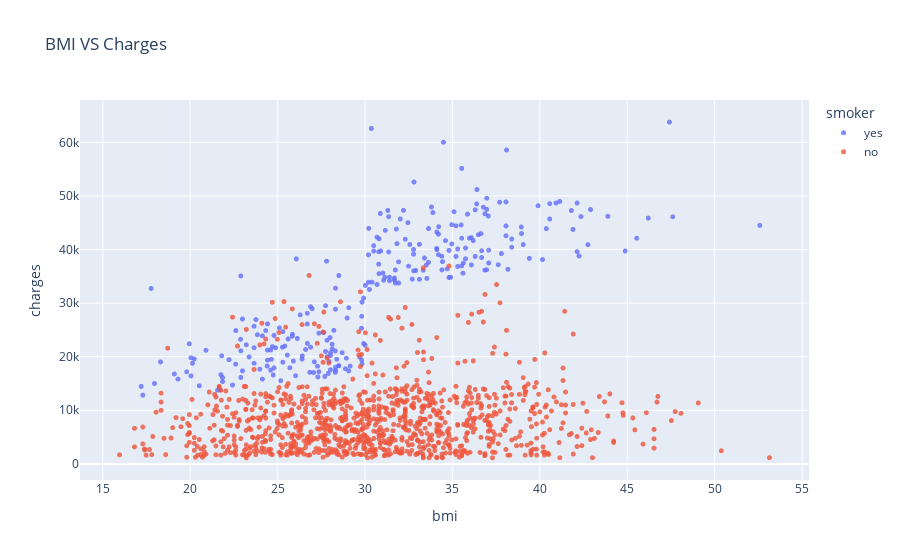

Source (notebook cell):
### Code cell
fig = px.scatter(medical_df,x='bmi',y='charges',color='smoker',opacity=0.8,hover_data=['sex'],title="BMI VS Charges")
fig.update_traces(marker_size = 5)
fig.show()

### Figure 1 — Plotly figure (JSON) as saved in the notebook; plotly's stock layout.template omitted (floating-point values rounded to 4 significant figures; data arrays with more than 128 entries replaced by an {"elided": "..."} marker saying what was removed)
{"data": [{"customdata": {"elided": "274x1 str values"}, "hovertemplate": "smoker=yes<br>bmi=%{x}<br>charges=%{y}<br>sex=%{customdata[0]}<extra></extra>", "legendgroup": "yes", "marker": {"color": "#636efa", "opacity": 0.8, "size": 5, "symbol": "circle"}, "mode": "markers", "name": "yes", "showlegend": true, "type": "scattergl", "x": {"elided": "274 float values"}, "xaxis": "x", "y": {"elided": "274 float values"}, "yaxis": "y"}, {"customdata": {"elided": "1064x1 str values"}, "hovertemplate": "smoker=no<br>bmi=%{x}<br>charges=%{y}<br>sex=%{customdata[0]}<extra></extra>", "legendgroup": "no", "marker": {"color": "#EF553B", "opacity": 0.8, "size": 5, "symbol": "circle"}, "mode": "markers", "name": "no", "showlegend": true, "type": "scattergl", "x": {"elided": "1064 float values"}, "xaxis": "x", "y": {"elided": "1064 float values"}, "yaxis": "y"}], "layout": {"legend": {"title": {"text": "smoker"}, "tracegroupgap": 0}, "title": {"text": "BMI VS Charges"}, "xaxis": {"anchor": "y", "domain": [0, 1], "title": {"text": "bmi"}}, "yaxis": {"anchor": "x", "domain": [0, 1], "title": {"text": "charges"}}}}
